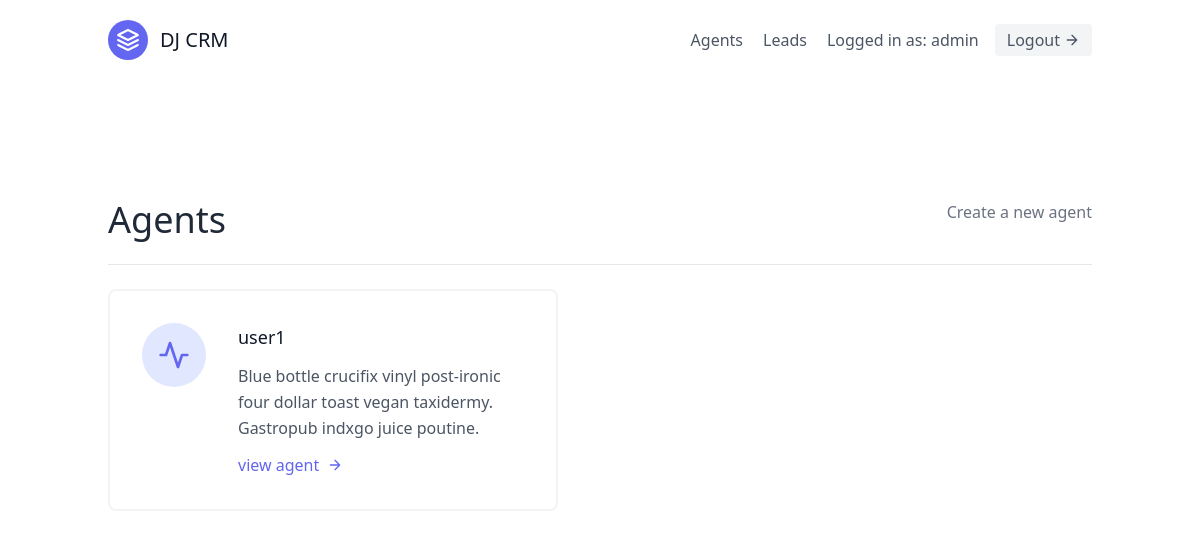
/agents/ (signed in), run on an earlier commit of the app's database.
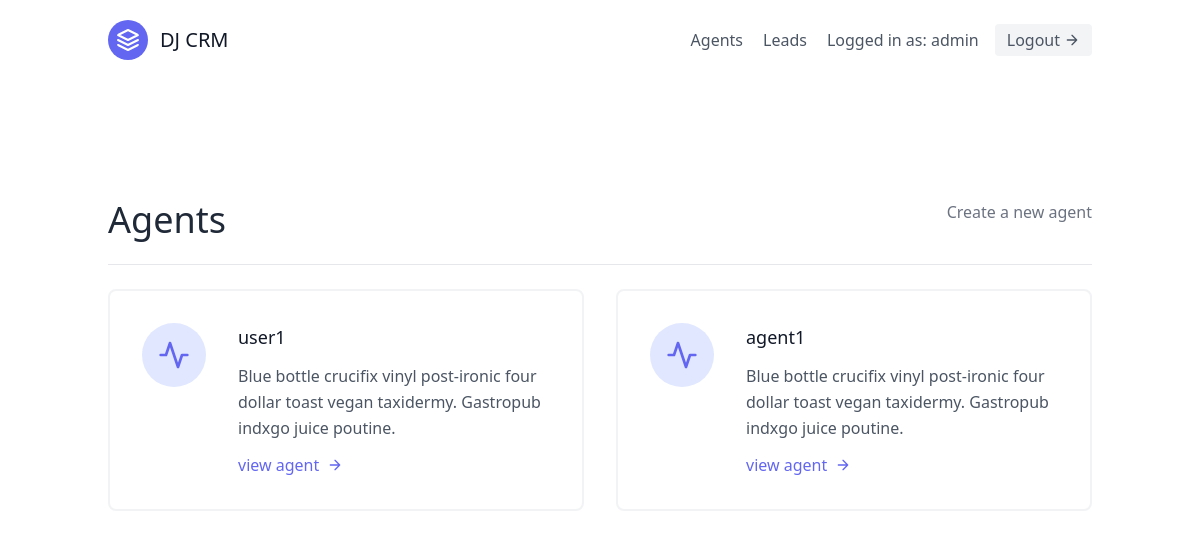
And on a later commit of the database.
### leads/models.py (models this page shows, shortened)
class Agent(models.Model):
    user = models.OneToOneField(User, on_delete=models.CASCADE)
    organization=models.ForeignKey(UserProfile,on_delete=models.CASCADE)

class User(AbstractUser):
    is_organizer= models.BooleanField(default=True)
    is_agent = models.BooleanField(default=False)

### agents/views.py (the view)
# urls.py: path('', AgentListView.as_view(), name="agent_list"),
class AgentListView(OrganizerAndLoginRequiredMixin, generic.ListView):
    template_name="agents/agent_list.html"
    context_object_name = "agents"
    def get_queryset(self):
        organization = self.request.user.userprofile
        return Agent.objects.filter(organization=organization)

### agents/mixins.py (called while the page is built)
    def dispatch(self, request, *args, **kwargs):
        if not request.user.is_authenticated or not request.user.is_organizer:
            return redirect("lead_list")
        return super().dispatch(request, *args, **kwargs)

### agents/templates/agents/agent_list.html
{% extends "base.html" %}
{% block content %}
    <section class="text-gray-600 body-font">
        <div class="container px-5 py-24 mx-auto flex flex-wrap">
            <div class="w-full mb-6 py-6 flex justify-between items-centre border-b border-grey-200">
                <div>
                    <h1 class="text-4xl text-gray-800">Agents</h1>
                </div>
                <div>
                    <a class="text-gray-500 hover:text-blue-500" href="{% url 'agent_create' %}">Create a new agent</a>
                </div>
            </div>
            <div class="flex flex-wrap -m-4">
                {% for agent in agents %}
                <div class="p-4 lg:w-1/2 md:w-full">
                    <div class="flex border-2 rounded-lg border-gray-200 border-opacity-50 p-8 sm:flex-row flex-col">
                        <div class="w-16 h-16 sm:mr-8 sm:mb-0 mb-4 inline-flex items-center justify-center rounded-full bg-indigo-100 text-indigo-500 flex-shrink-0">
                            <svg fill="none" stroke="currentColor" stroke-linecap="round" stroke-linejoin="round" stroke-width="2" class="w-8 h-8" viewBox="0 0 24 24">
                                <path d="M22 12h-4l-3 9L9 3l-3 9H2"></path>
                            </svg>
                        </div>
                        <div class="flex-grow">
                            <h2 class="text-gray-900 text-lg title-font font-medium mb-3">
                                {{agent.user.username}}
                            </h2>
                            <p class="leading-relaxed text-base">
                                Blue bottle crucifix vinyl post-ironic four dollar toast vegan taxidermy. Gastropub indxgo juice poutine.
                            </p>
                            <a href="{% url 'agent_details' agent.pk %}" class="mt-3 text-indigo-500 inline-flex items-center">
                                view agent
                                <svg fill="none" stroke="currentColor" stroke-linecap="round" stroke-linejoin="round"
                                    stroke-width="2" class="w-4 h-4 ml-2" viewBox="0 0 24 24">
                                    <path d="M5 12h14M12 5l7 7-7 7"></path>
                                </svg>
                            </a>
                        </div>
                    </div>
                </div>
                {% endfor %}
            </div>
        </div>
    </section>
{% endblock content %}

What changed in the data, as far as the page shows it:
added Agent: user.username "agent1"
